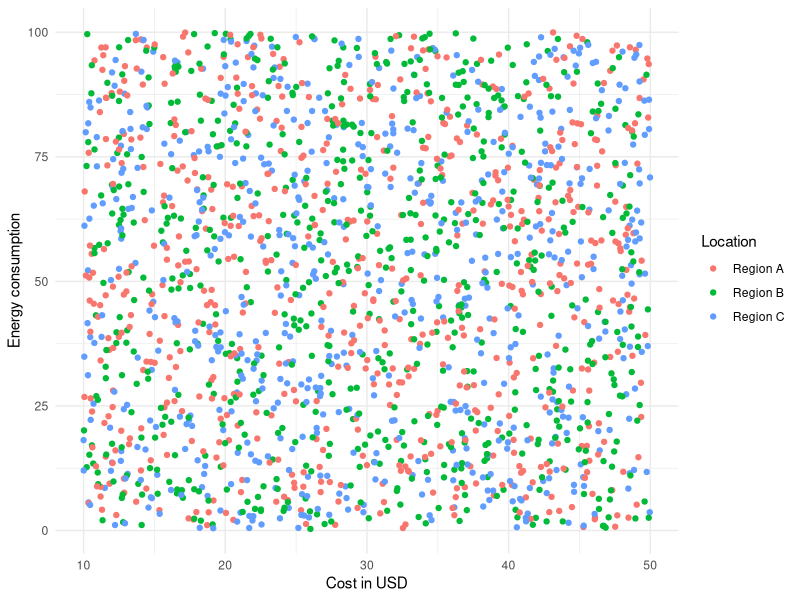
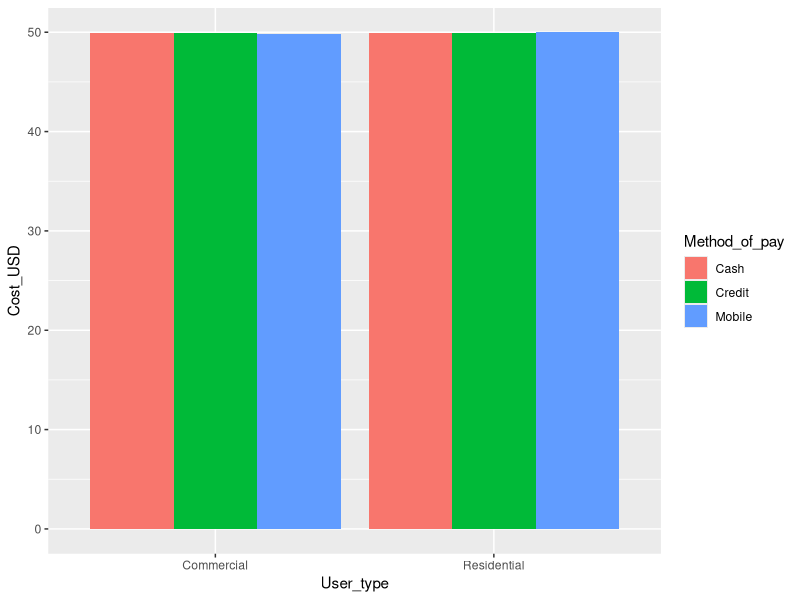
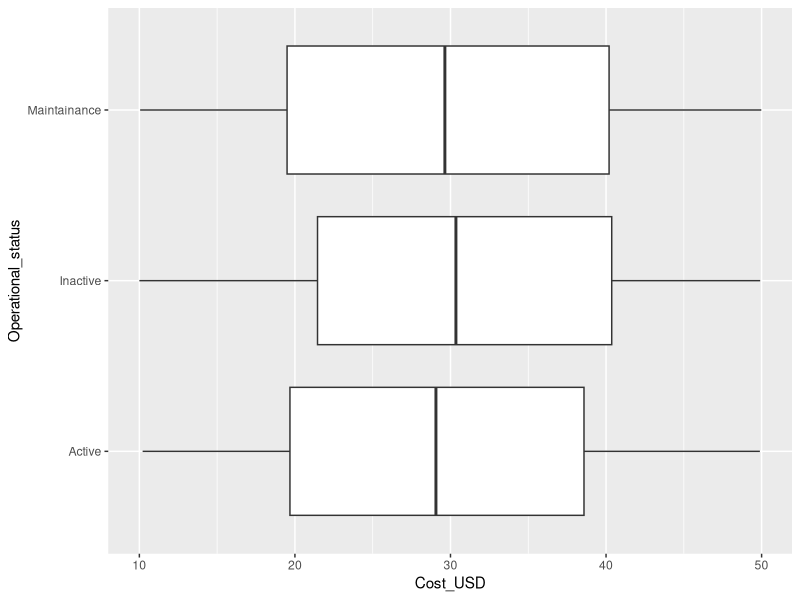
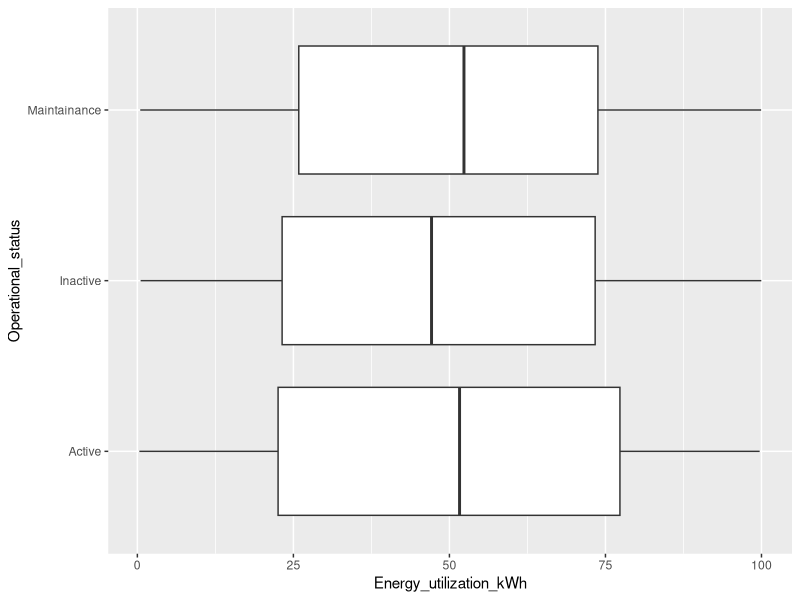
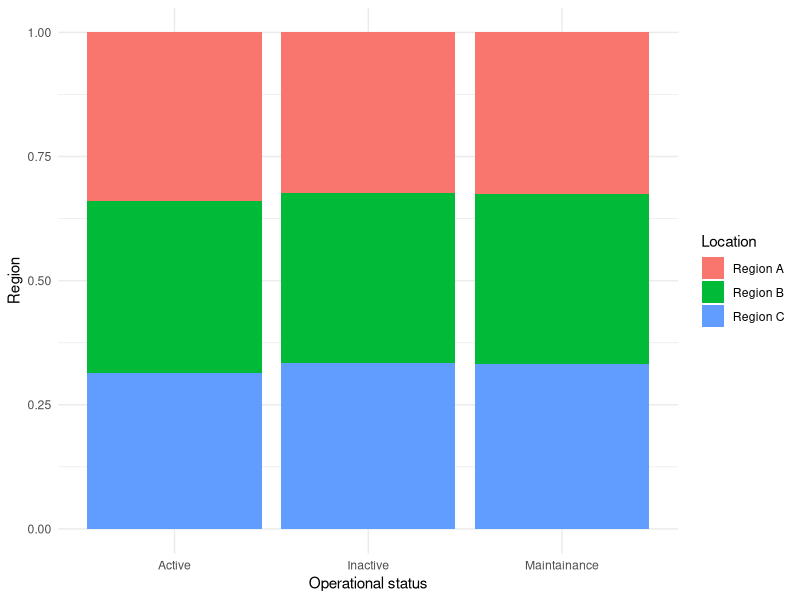
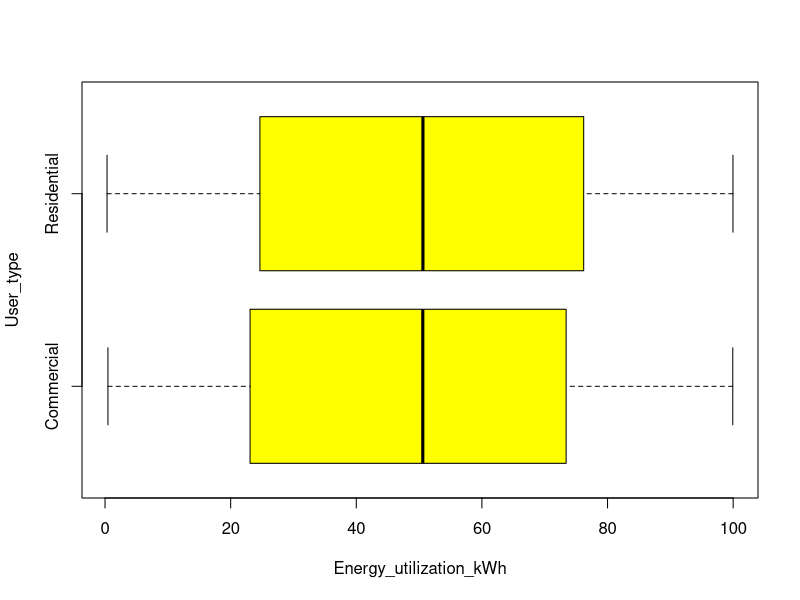
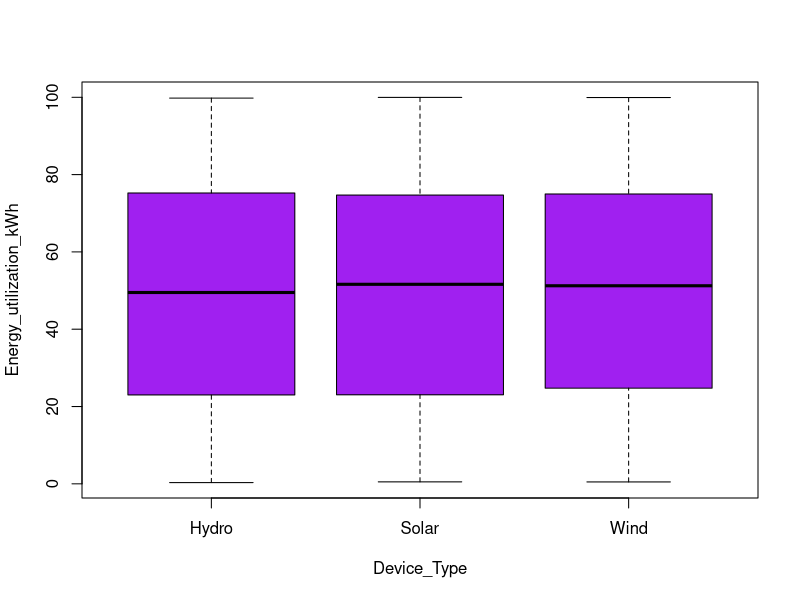
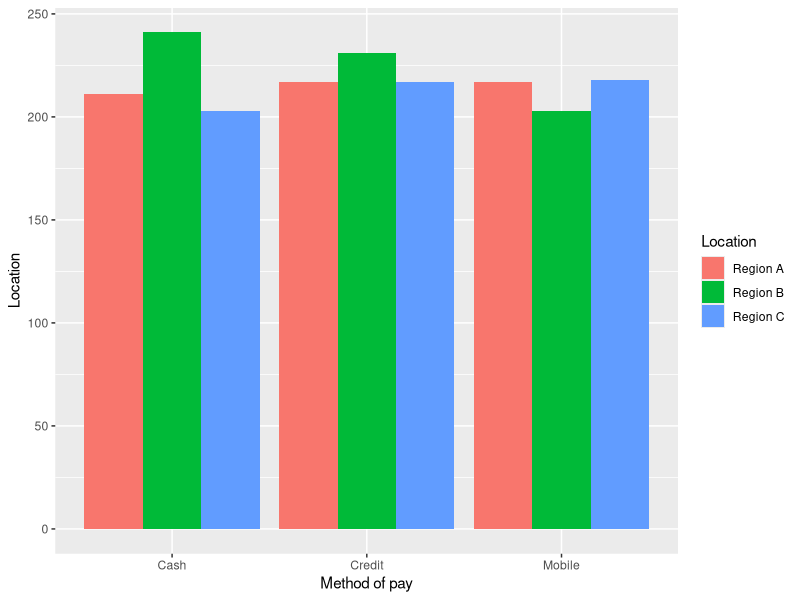

Generate these figures, in order, with R:
## ---- chunk 1
library(readxl)
data<- read_xlsx("Cleaned Energy data.xlsx")

library(tidyr)
library(dplyr)
df <- data |>
  select(c("ID","Date.x","Energy_utilization_kWh.x" ,"Cost_USD.x",          "Location.x","Device_Type.x","Operational_status.x" ,"User_type.x"          ,"Method_of_pay.x")) |>
  glimpse()

#Drop the last characters (.x)
colnames(df) <- gsub("\\.x","",colnames(df))

# A description of the data types in the dataset
summary(df)

#Check for character variables and change to factor variables
character_columns <- sapply(df,is.character) 
print(character_columns)

df[c("Device_Type","Operational_status","User_type","Method_of_pay")] <- lapply(df[c("Device_Type","Operational_status","User_type","Method_of_pay")],factor)

table(df$Location)
 df <- df |>
   mutate(Location = recode(Location, "Region A" = "Region A","region B"= "Region B","Region C"="Region C"))
 
 
## ---- chunk 2
##To find the total energy consumption per location
consumption_per_region<-
  df |> 
  select(Location,Energy_utilization_kWh) |>
  group_by(Location) |>
  mutate(Total_consumption = sum(Energy_utilization_kWh)) |>
  glimpse()

attach(df)
consumption<- df |>
  aggregate(Energy_utilization_kWh~Location,FUN = sum)
print(consumption)

#How does energy consumption differ by the device type?
aov_result<- aov(Energy_utilization_kWh~Device_Type,data = df)
summary(aov_result) #P-value= 0.784 (>0.05) thus we fail to reject H0. Any variability in energy consumption is not associated with the type of device.

#Average energy utilization per day for different user types 
av_consumption <- df |>
  group_by(User_type,Date) |>
  summarise( daily_average= mean(Energy_utilization_kWh)) |>
  ungroup()
print(av_consumption)

#Peak energy utilization for each region, and during which hours do the peaks occur
peak_consumption <- df |>
  group_by(Date,Location)|>
  summarise(peak_consumption = max(Energy_utilization_kWh)) |>
  print() |>
  ungroup()

peak_day <- peak_consumption |>
  group_by(Location)|>
  summarise(peak_day = max(peak_consumption))|>
  print()|>
  ungroup()

 
## ---- chunk 3
#Average cost (Cost_USD) for each device type
Average_cost <- aggregate(Cost_USD~Device_Type,data = df, FUN = mean)
print(Average_cost)

#Is there a correlation between energy utilization and cost for each location?
## Calculate the correlation

correlation <- df |>
  group_by(Location) |>
  summarise(correlation = cor(Energy_utilization_kWh,Cost_USD)) |>
  print()
summary(correlation)
## Graphical representation
library(ggplot2)
ggplot(df, aes(x=Cost_USD, y =Energy_utilization_kWh, color=Location)) +
  geom_point() +
  labs(
    main="Correlation between Energy consumption and Cost",
    x="Cost in USD",
    y="Energy consumption"
  ) +
  theme_minimal()
  
#The correlation between energy consumption and cost is very weak across the different locations

##Average cost per energy unit (Cost/ Energy_utilization_kWh) differ between regions_
Average_cost_per_energy_unit <- df |>
  group_by(Location) |>
  summarise(Av_cost_per_kwh = mean(Cost_USD/Energy_utilization_kWh,na.rm=TRUE)) |>
  print()

#Distribution of costs across different user types and payment methods
ggplot(df, aes(x=User_type,y=Cost_USD,fill=Method_of_pay)) +
  geom_bar(stat = "identity",position="dodge")+
  labs(x="User_type",y="Cost_USD")

#Total cost for each region during the dataset period
Total_cost <- df |>
  group_by(Location) |>
  summarise(Total=sum(Cost_USD)) |>
  print() |>
  ungroup()

## ---- chunk 4
# Percentage of operational status per device type
op_proportions<- prop.table(table(df$Operational_status,df$Device_Type))*100
round(op_proportions,2)

# Effect of operational status on energy utilization and cost
## (Solution: Assess the relationship between the variables first)

library(ggplot2)
ggplot(df, aes(y=Operational_status,x=Cost_USD)) + geom_boxplot()
ggplot(df, aes(y=Operational_status, x=Energy_utilization_kWh)) + geom_boxplot()

#One way ANOVA

aov_cost = aov(Cost_USD~Operational_status, data=df)
summary(aov_cost) #The mean differences in cost are not statistically significant across the 3 operational status 

aov_energy <- aov(Energy_utilization_kWh~Operational_status,data=df)
summary(aov_energy) #The mean differences in energy utilization are not statistically significant across the 3 operational status

##Conclusion: Operational status has no statistically significant effect on energy utilization or cost.

# How operational status varies across the regions
ggplot(df, aes(x=Operational_status,fill=Location)) + geom_bar(position = "fill")+
  labs(x = "Operational status",
       y= "Region",
       main= "Proportions") +
  theme_minimal()

round(prop.table(table(Operational_status,Location)),2)

## ---- chunk 5
#Energy utilization between the different user types.
boxplot(Energy_utilization_kWh~User_type, data= df, col="yellow", horizontal=T)

## Check if energy utilization differs across the user types
test_1<-t.test(Energy_utilization_kWh~User_type,data = df)
test_1 #There is no statistically significant difference in energy utilization across the two groups

#Energy utilization differ between device types

boxplot(Energy_utilization_kWh~Device_Type, data=df, col="purple", horizontal = F)

aov_2 <- aov(Energy_utilization_kWh~Device_Type,data=df)
summary(aov_2) #There is no statistically significant difference between the means of the device types.

#Commonly used method of pay across the regions and user types?
as.factor(df$Location)
table<- table(df$Location,df$Method_of_pay,df$User_type)
table

#Method of pay by regions
ggplot(df, aes(x=Method_of_pay,fill=Location)) +
  geom_bar(position="dodge")+
  labs(main="Payment by user type",
       x="Method of pay",
       y="Location")

#Method of pay by user types
ggplot(df, aes(x=Method_of_pay, fill=User_type)) +
  geom_bar(position = "dodge") +
  labs(
    main="Method of pay by user types",
    x="Payment method",
    y="User types"
  )

#Chi square tests for association between:
tableA <- table(df$Method_of_pay,df$Location)
chi_loc_pay <- chisq.test(tableA)
 print(chi_loc_pay) #p-value = 0.4(> 0.05) shows no statistically significant relationship between the 2 variables
 
 tableB <- table(df$Method_of_pay,df$User_type)
 chi_type_pay <- chisq.test(tableB)
 print(chi_type_pay) #p-value=0.9 (>0.05) shows no statistically significant relationship between the 2 variables
 
 ## How choice of payment method affect the overall cost for each user type?
 
 summary <- df |>
   group_by(Method_of_pay) |>
   summarise(Avg_cost=mean(Cost_USD,na.rm=TRUE),
             Total_amount = sum(Cost_USD,na.rm=TRUE),
             Count=n())
   print(summary)

## ---- chunk 6
#  Trends in Energy utilization overtime?
df$Date <-as.Date(df$Date)


#Extract Month and Day from Date
df$Month=format(df$Date,"%m")
df$Day = format(df$Date,"%d")
df$Year = format(df$Date,"%Y")

df$Month=as.factor(df$Month)
#Average utilization per day

daily_Av_util <- df %>%
  group_by(Day) %>%
  summarise(Average_utilization = mean(Energy_utilization_kWh,na.rm=TRUE)) %>%
  print()

monthly_trend <- df |>
  group_by(Month) |>
  summarise(Av_utilization = mean(Energy_utilization_kWh, na.rm=TRUE)) |>
  print()

#Visualize
ggplot(daily_Av_util, aes(x=Day, y=Average_utilization,group=1))+
  geom_line() +
  labs(title= "Daily Energy utilization trend",
       x="Date",y="Av. energy utilization") +
  theme_minimal()

ggplot(monthly_trend,aes(x=Month,y=Av_utilization)) +
  geom_line()+
   geom_point() +
  labs(title="Monthly energy utilization trend",
       x="Month",
       y="Average energy utilization") +
 theme_minimal()

# Cost trends

monthly_cost_trends <- df |>
  group_by(Month) |>
  summarise(Avg_cost=mean(Cost_USD)) |>
  print()

ggplot(monthly_cost_trends,aes(x=Month,y=Avg_cost, group=1)) + geom_line() + 
  geom_point() +
  labs(
    title="Monthly cost trends in USD",
    x="Month",
    y="Average cost"
  ) + theme_minimal()

#Identify month with highest energy utilization
monthly_trend |> 
  filter(Av_utilization== max(Av_utilization))

monthly_trend |> 
  filter(Av_utilization == min(Av_utilization))

 daily_Av_util |>
   filter(Average_utilization == max(Average_utilization))
 daily_Av_util |> filter(Average_utilization == min(Average_utilization))
  
 #Highest average cost per month
 monthly_cost_trends |> filter(Avg_cost == max(Avg_cost))
 monthly_cost_trends |> filter(Avg_cost == min(Avg_cost))
 
## ---- chunk 7
#Energy use and cost differences across the regions

sum(is.na(df$Energy_utilization_kWh))
sum(is.na(df$Cost_USD))

summary_stats <- df |>
  group_by(Location) |>
  summarise(
    av_cost=mean(Cost_USD),
    total_cost = sum(Cost_USD),
    count=n(),
    median_cost=median(Cost_USD),
    sd_cost=sd(Cost_USD),
    max_cost=max(Cost_USD),
    min_cost = min(Cost_USD),
    av_utilization=mean(Energy_utilization_kWh),
    total_utilization = sum(Energy_utilization_kWh),
    count=n(),
    median_utilization=median(Energy_utilization_kWh),
    sd_utilization=sd(Energy_utilization_kWh),
    max_utilization=max(Energy_utilization_kWh),
    min_utilization = min(Energy_utilization_kWh),
    
  ) |>
print()

#Visualization
ggplot(df, aes(x=Location, y=Energy_utilization_kWh, fill=Location)) + geom_boxplot() +
  labs(
    title= "Energy utilization by Location",
    x="Region",
    y="Energy utilization"
  ) + theme_minimal()

ggplot(df, aes(x=Location,y= Cost_USD, fill = Location)) + geom_boxplot() +
  labs(
    title = "Cost by Region",
    x="Region",
    y="Cost in USD"
  ) + theme_minimal()

# Location with highest energy consumption
df %>%
  group_by(Location) %>%
  summarise(max_use= max(Energy_utilization_kWh)) %>%
  print()

#correlation between energy consumption and cost
cor_1<- cor(df$Energy_utilization_kWh,df$Cost_USD, use="complete.obs")
cor_1 #No linear relationship
## ---- chunk 8
#Highest energy utilization by device
energy_by_device<- df |>
  group_by(Device_Type) |>
  summarise(mean_energy = mean(Energy_utilization_kWh),
            total_energy= sum(Energy_utilization_kWh)) |>
  arrange(desc(mean_energy)) |>
  print()

#Most cost effective device
cost_per_unit_of_energy<- df |>
  group_by(Device_Type) |>
  summarise(total_cost= sum(Cost_USD),
            total_energy_use = sum(Energy_utilization_kWh)) |> mutate(cost_per_unit = total_cost/total_energy_use) |>
  arrange(desc(total_cost)) |>
  print()

#Effect of operational status on energy use for different devices

model <- aov(Energy_utilization_kWh~Operational_status+Device_Type+Operational_status:Device_Type,data=df)
summary(model)

#energy utilization efficiency (energy per cost) for each device type
energy_per_cost <- df %>%
  group_by(Device_Type) %>%
  summarise(total_energy_use = sum(Energy_utilization_kWh),
            total_cost = sum(Cost_USD)) %>%
  mutate(energy_per_cost = total_energy_use/total_cost) %>%
  arrange(desc(energy_per_cost)) %>%
  print()
## ---- chunk 9
#Outliers and anomalies

ggplot(df, aes(x="", y= Energy_utilization_kWh)) +
  geom_boxplot() +
  labs(title= "Boxplot for energy utilization (kwh)",
       y="Energy utilization") +
  theme_minimal()

ggplot(df, aes(x="",y=Cost_USD)) +
  geom_boxplot() +
  theme_minimal()

#Using IQR
Q1_energy <-quantile(df$Energy_utilization_kWh,0.25,na.rm=TRUE)
Q3_energy <- quantile(df$Energy_utilization_kWh,0.75,na.rm=TRUE)
IQR = Q3_energy-Q1_energy

lower_bound = Q1_energy - IQR*1.5
upper_bound = Q3_energy + IQR*1.5

outliers <- df |>
  filter(Energy_utilization_kWh > upper_bound| Energy_utilization_kWh< lower_bound) |>
  print()
